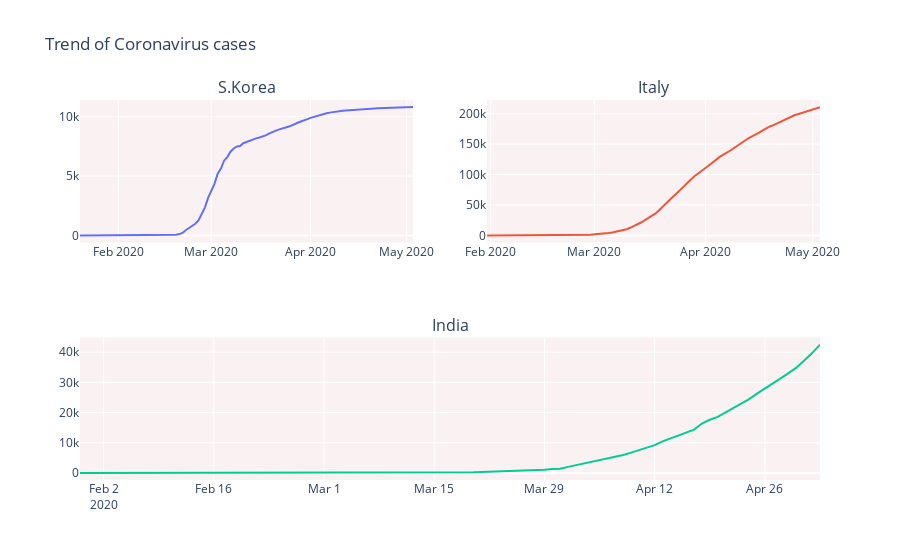

This figure's notebook cell:
### Code cell
from plotly.subplots import make_subplots

fig = make_subplots(
    rows=2, cols=2,
    specs=[[{}, {}],
           [{"colspan": 2}, None]],
    subplot_titles=("S.Korea","Italy", "India"))

fig.add_trace(go.Scatter(x=dbd_Korea['Date'], y=dbd_Korea['Total Cases'],
                    marker=dict(color=dbd_Korea['Total Cases'], coloraxis="coloraxis")),
              1, 1)

fig.add_trace(go.Scatter(x=dbd_Italy['Date'], y=dbd_Italy['Total Cases'],
                    marker=dict(color=dbd_Italy['Total Cases'], coloraxis="coloraxis")),
              1, 2)

fig.add_trace(go.Scatter(x=dbd_India['Date'], y=dbd_India['Total Cases'],
                    marker=dict(color=dbd_India['Total Cases'], coloraxis="coloraxis")),
              2, 1)

fig.update_layout(coloraxis=dict(colorscale='Bluered_r'), showlegend=False,title_text="Trend of Coronavirus cases")

fig.update_layout(plot_bgcolor='rgb(250, 242, 242)')
fig.show()
